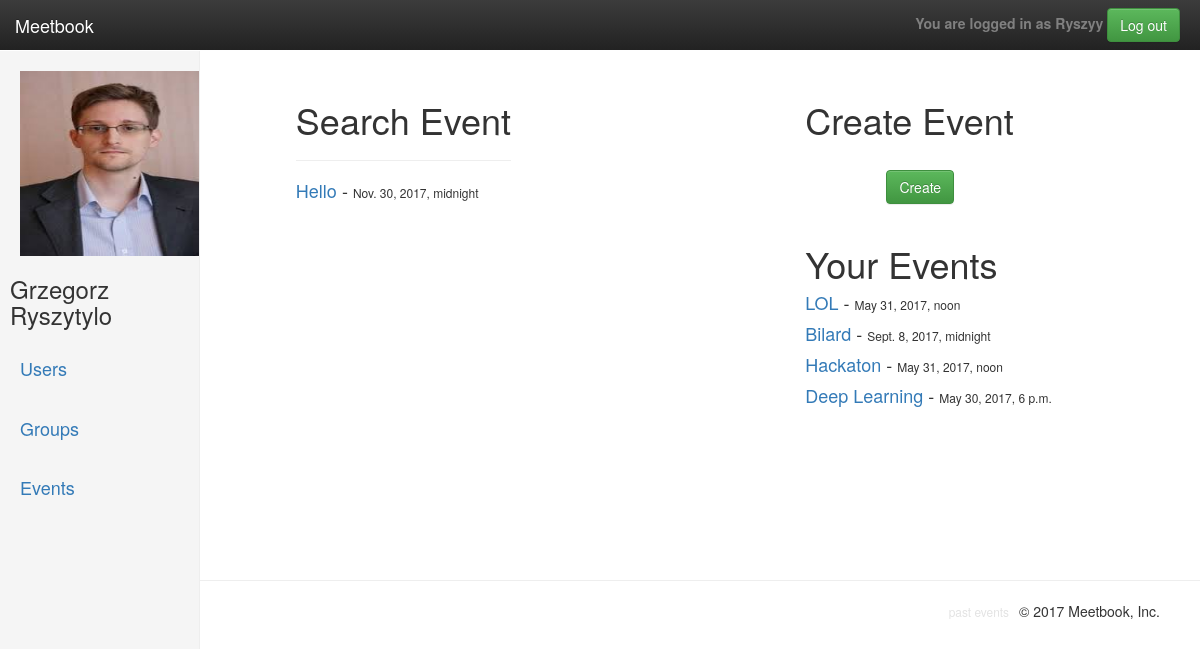
/events_list (signed in), run on the app's committed database.
### profiles/models.py (models this page shows, shortened)
class UserProfile(models.Model):
    user_auth = models.OneToOneField(User, primary_key=True, on_delete=models.CASCADE)
    location = models.ForeignKey(Location, null=True, blank=True, on_delete=models.CASCADE)
    slug = models.SlugField(blank=True)
    picture = models.ImageField(upload_to=upload_location, null=True, blank=True)
    friends = models.ManyToManyField('self',
                                     blank=True)
    pending = models.ManyToManyField('self',
                                     blank=True,
                                     through="Invite",
                                     through_fields=('r_to', 'r_from'),
                                     symmetrical=False)
    bio = models.TextField(blank=True, null=True)

class Event(models.Model):
    name = models.CharField(max_length=120)
    location = models.ForeignKey(Location)
    date = models.DateTimeField(auto_now=False, auto_now_add=False, blank=True, )
    intrest = models.ForeignKey(Intrest)
    members = models.ManyToManyField(UserProfile, blank=True)
    slug = models.SlugField(blank=True)
    creator = models.ForeignKey(UserProfile, related_name="creator", blank=True, null=True)
    def __str__(self):
        return self.name

### profiles/views/cbv/event_crud.py (the view)
# urls.py: url(r'^events_list$', EventsList.as_view(), name="events_list"),
class EventsList(ListView):
    model = Event
    template_name = 'events_list.html'
    context_object_name = 'events_list'
    def get_context_data(self, **kwargs):
        context = super(EventsList, self).get_context_data(**kwargs)
        profile = UserProfile.objects.get(user_auth=self.request.user)
        my_events = Event.objects.filter(members=profile)
        events = Event.objects.filter(date__gte=datetime.datetime.now() - datetime.timedelta(days=1)).exclude(members=profile)
        context['profile'] = profile
        context['events_list'] = events
        context['my_events'] = my_events
        return context

### templates/events_list.html
{% extends "basebase.html" %}
{% load crispy_forms_tags %}
{% load humanize %}
{% block sidepicture %}
	{% if user.is_authenticated %}
		{% if profile.picture %}
			<a href="{% url 'user_detail' user.username %}"><img src="{{ profile.picture.url }}" width="185" height="185"></a>
		{% else %}
			<a href="{% url 'user_detail' user.username %}"><img src="/media/default/defaultuser.png" width="185" height="185"></a>
		{% endif %}
	{% endif %}
{% endblock %}
{% block content %}
	<div class="col-md-12 col-md-offset-2" style="float: left">
		<h1>Search Event</h1>
		<hr>
		<ul style="padding-left: 0px;list-style-type: none; float: left">
			{% for event in events_list %}
				<li><h4 style="display: inline"><a href="{% url 'event_detail' event.slug %}">{{event}}</a> - </h4>
				<h6 style="display: inline">
				{% if event.date|naturalday == 'today' %}
					{% if 'ago' in event.date|naturaltime %}
						started {{event.date|naturaltime}}
					{% endif %}
				{% else %}
					{{event.date|naturalday}}
				{% endif %}
			</h6></li>
			<br>
		{% endfor %}
	</ul>
</div>
{% endblock %}
{% block friends %}
<div style="margin-top: 10px; float: left; padding: 20px ; margin-left: 300px;">
	<h1>Create Event</h1><br>
	<div style="margin-left: auto;margin-right: auto;width: 6em">
		<a href="{% url 'event_create' %}" >
			<button type="submit" class="btn btn-success">Create</button>
		</a>
	</div>
	<br>
	<h1>Your Events</h1>
	{% for event in my_events %}
		<p><h4 style="display: inline"><a href="{% url 'event_detail' event.slug %}">{{event}}</a> - </h4><h6 style="display: inline">
		{% if event.date|naturalday == 'today' %}
			{% if 'ago' in event.date|naturaltime %}
				started {{event.date|naturaltime}}
			{% endif %}
		{% else %}
			{{event.date|naturalday}}
		{% endif %}
	</h6></p>
{% endfor %}
</div>
{% endblock %}
{% block footer %}
<li style="float: right; padding-right: 10px;"><small><a id="footer" href="{% url 'past_events' %}">past events</a></small></li>
{% endblock %}

### templates/basebase.html (shortened to what this page needs)
{% load static %}
{% load crispy_forms_tags %}
<!DOCTYPE html>
<html lang="en">
	<head>
		<link rel="stylesheet" href="https://maxcdn.bootstrapcdn.com/bootstrap/3.3.7/css/bootstrap.min.css">
		<link rel="stylesheet" href="https://maxcdn.bootstrapcdn.com/bootstrap/3.3.7/css/bootstrap-theme.min.css">
		<link rel="stylesheet" href="{% static 'css/main.css' %}">
		<link rel="stylesheet" href="{% static 'css/index_sidebar.css' %}">
	</head>
	<body>
		<nav class="navbar navbar-inverse navbar-fixed-top">
			<div class="container-fluid">
				<div class="navbar-header">
					<a class="navbar-brand" href="{% url 'welcome' %}">Meetbook</a>
				</div>
				{% if user.is_authenticated %}
					<div id="navbar" class="navbar-collapse collapse" style="padding-right: 20px">
						<ul class="nav navbar-nav navbar-right">
							<li>
								<form class="navbar-form navbar-right" action="{% url 'logout' %}">
									<strong style="color:gray;">You are logged in as {{ user.username|capfirst }}</strong>
									<button type="submit" class="btn btn-success">Log out</button>
								</form>
							</li>
						</ul>
					</div>
				{% endif %}
			</div>
		</nav>
		<div class="container-fluid" style="min-height: 510px;">
			<div class="row">
				{% if user.is_authenticated %}
					<div class="col-sm-3 col-md-2 sidebar">
						<ul class="nav nav-sidebar">
							<li>
								<div style="padding-left: 20px">
									{% block sidepicture %}
									{% endblock %}
								</div>
								{% if user.first_name and user.last_name %}
									<h3 style="padding-left: 10px;">{{ user.first_name }} {{ user.last_name }}</h3>
								{% endif %}
							</li>
							<li><a href="{% url 'users_list' %}"><h4>Users</h4></a></li>
							<li><a href="{% url 'groups_list' %}"><h4>Groups</h4></a></li>
							<li><a href="{% url 'events_list' %}"><h4>Events</h4></a></li>
						</ul>
					</div>
				{% endif %}
				<div class="col-md-offset-2" style="padding-top: 30px; padding-left: 40px;float: left;">
					{% block content %}
					{% endblock %}
				</div>
				{% if user.is_authenticated %}
					{% block friends %}
					{% endblock %}
					</div>
				{% endif %}
			</div>
		<hr>
		<footer style="float: right; padding-right: 40px;">
			<ul style=" list-style-type: none;">
				<li style = "float: right;"><p>&copy; 2017 Meetbook, Inc.</p></li>
				{% block footer %}
				{% endblock %}
			</ul>
		</footer>
	</body>
</html>

### static/css/main.css (style rules this page uses)
body { padding-top: 50px; }
.navbar-fixed-top { border: 0; }
.sidebar { display: none; }
@media (min-width: 768px) { .sidebar { position: fixed; top: 51px; bottom: 0; left: 0; z-index: 1000; display: block; padding: 20px; overflow-x: hidden; overflow-y: auto; background-color: #f5f5f5; border-right: 1px solid #eee; } }
.nav-sidebar { margin-right: -21px; margin-bottom: 20px; margin-left: -20px; }
.nav-sidebar > li > a { padding-right: 20px; padding-left: 20px; }

### static/css/index_sidebar.css (style rules this page uses)
body { padding-top: 50px; }
.navbar-fixed-top { border: 0; }
.sidebar { display: none; }
@media (min-width: 768px) { .sidebar { position: fixed; top: 51px; bottom: 0; left: 0; z-index: 1000; display: block; padding: 20px; overflow-x: hidden; overflow-y: auto; background-color: #f5f5f5; border-right: 1px solid #eee; } }
.nav-sidebar { margin-right: -21px; margin-bottom: 20px; margin-left: -20px; }
.nav-sidebar > li > a { padding-right: 20px; padding-left: 20px; }

### templates/basebase.html (style rules this page uses)
#footer { color: #e3e3e3; }

### data on the page
UserProfile: picture (picture)
Event: name "Hello", date "Nov. 30, 2017, midnight"
Event: name "LOL", date "May 31, 2017, noon"
Event: name "Bilard", date "Sept. 8, 2017, midnight"
Event: name "Hackaton", date "May 31, 2017, noon"
Event: name "Deep Learning", date "May 30, 2017, 6 p.m."

### other printed values
{{ user.username|capfirst }} "Ryszyy"
{{ user.first_name }} "Grzegorz"
{{ user.last_name }} "Ryszytylo"
